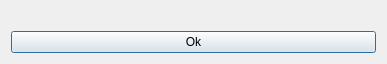
<?xml version="1.0" encoding="UTF-8"?>
<ui version="4.0">
 <class>NewAlarmDialogUi</class>
 <widget class="QDialog" name="NewAlarmDialogUi">
  <property name="geometry">
   <rect>
    <x>0</x>
    <y>0</y>
    <width>387</width>
    <height>62</height>
   </rect>
  </property>
  <property name="windowTitle">
   <string>Новая тревога!</string>
  </property>
  <layout class="QVBoxLayout" name="verticalLayout">
   <item>
    <widget class="QLabel" name="label">
     <property name="text">
      <string/>
     </property>
    </widget>
   </item>
   <item>
    <layout class="QHBoxLayout" name="horizontalLayout">
     <item>
      <widget class="QPushButton" name="okButton">
       <property name="text">
        <string>Ok</string>
       </property>
      </widget>
     </item>
    </layout>
   </item>
  </layout>
 </widget>
 <resources/>
 <connections/>
</ui>
